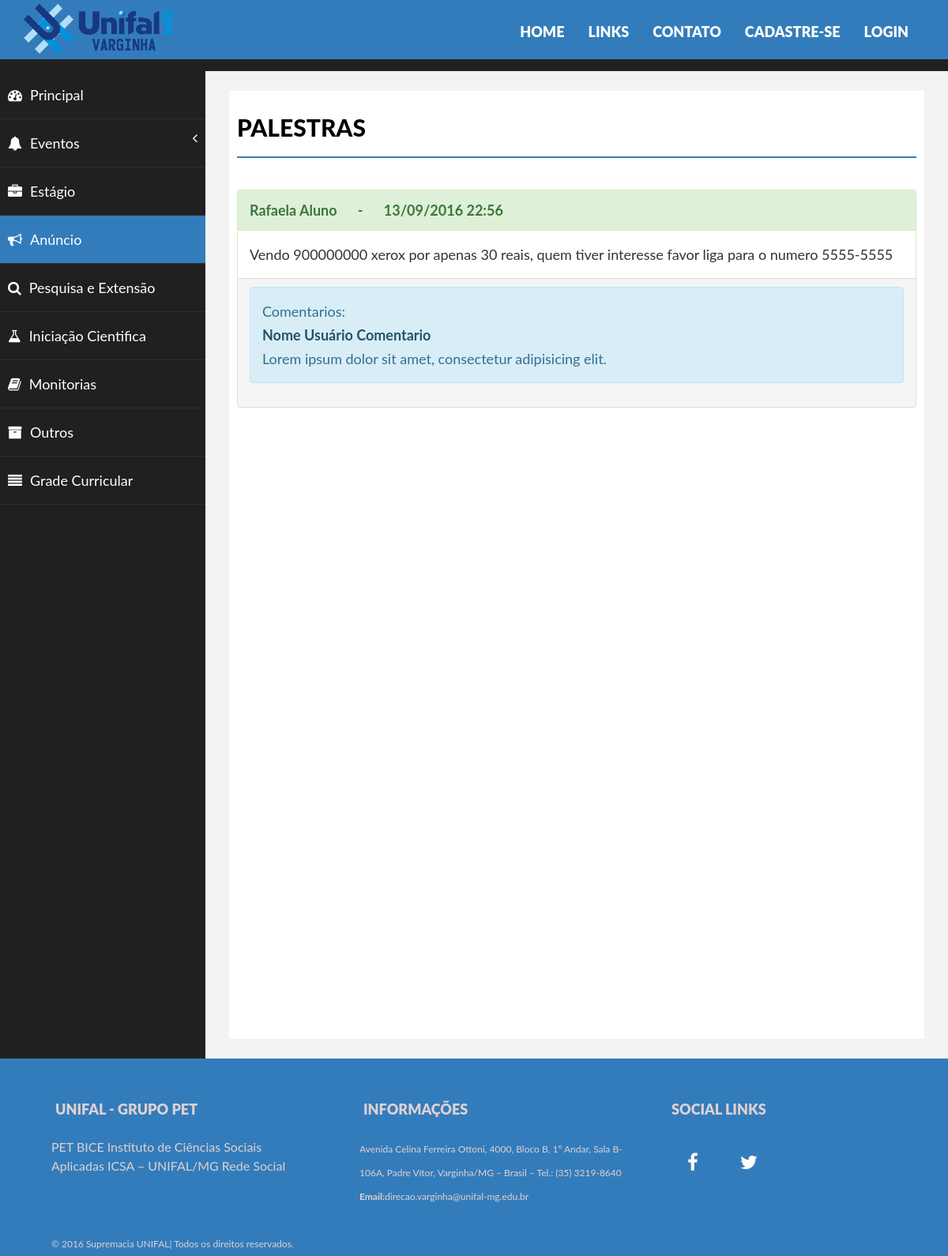
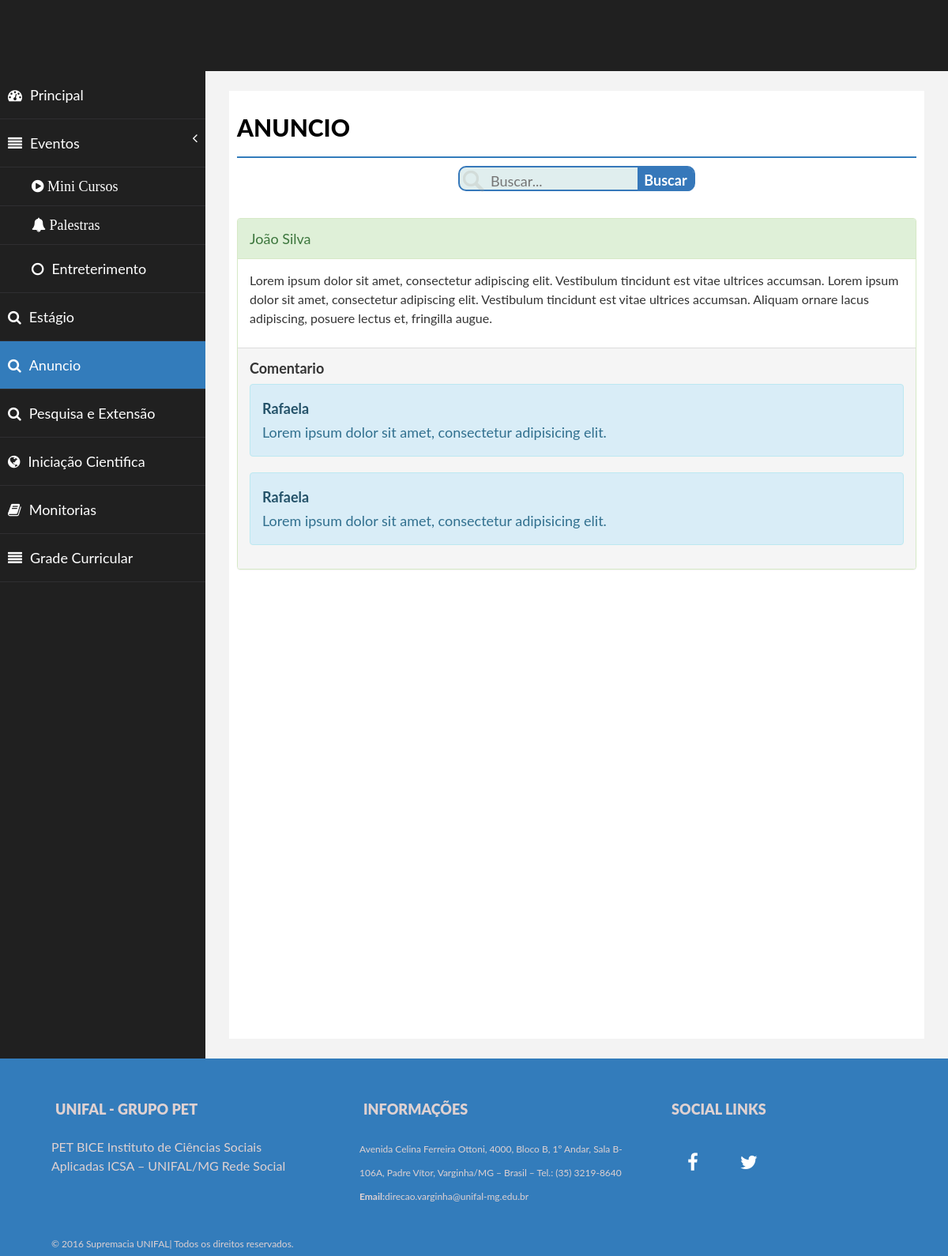
Page /site/forum-calendario/anuncio.php on the committed database (2 pictures, top to bottom).
### tables this page shows
CREATE TABLE IF NOT EXISTS `Post` (
  `idPost` int(255) NOT NULL AUTO_INCREMENT,
  `idUsuario` int(255) DEFAULT NULL,
  `dataPost` varchar(50) DEFAULT NULL,
  `conteudoPost` longtext,
  `Tag` varchar(50) DEFAULT NULL,
  `Categoria_idCategoria` int(255) DEFAULT NULL,
  PRIMARY KEY (`idPost`),
  KEY `fk_Post_1_idx` (`idUsuario`),
  KEY `fk_Post_Categoria1_idx` (`Categoria_idCategoria`)
);

CREATE TABLE IF NOT EXISTS `Usuario` (
  `idUsuario` int(255) NOT NULL AUTO_INCREMENT,
  `nome` varchar(1000) DEFAULT NULL,
  `sobrenome` varchar(1000) DEFAULT NULL,
  `senha` longtext,
  `email` varchar(1000) DEFAULT NULL,
  `identificacao` int(50) DEFAULT NULL,
  `TipoUsuario_idTipoUsuario` int(255) DEFAULT NULL,
  PRIMARY KEY (`idUsuario`),
  KEY `fk_Usuario_TipoUsuario1_idx` (`TipoUsuario_idTipoUsuario`)
);

### site/forum-calendario/anuncio.php (the view, shortened to what this page needs)
<?php
$PDO = db_connect();
$sql = "SELECT Post.idPost, Post.idUsuario, Post.dataPost, Post.conteudoPost, Post.Tag, Post.Categoria_idCategoria, Usuario.nome, Usuario.sobrenome
FROM Post
LEFT JOIN Usuario ON Usuario.idUsuario = Post.idUsuario
WHERE Categoria_idCategoria =5
ORDER BY idPost DESC ";
$stmt = $PDO->prepare($sql);
$stmt->execute();
?>
<html>
<head>
	<link href="../forum-calendario/assets/css/bootstrap.css" rel="stylesheet">
	<link href="../forum-calendario/assets/css/font-awesome.css" rel="stylesheet">
	<link href="../forum-calendario/assets/css/basic.css" rel="stylesheet">
	<link href="../forum-calendario/assets/css/custom.css" rel="stylesheet">
	<link href="../assets/css/bootstrap.css" rel="stylesheet">
	<link href="../assets/css/font-awesome.css" rel="stylesheet">
	<link href="../assets/css/style.css" rel="stylesheet">
	<link href="../assets/css/css.css" rel="stylesheet">
	<link href="css/estilo.css" rel="stylesheet">
</head>
<body>
	<div class="navbar navbar-inverse navbar-fixed-top ">
		<div class="container">
			<div class="navbar-header">
				<a class="navbar-brand" href="#"><img src="../assets/img/logo.png"></a>
			</div>
			<div class="navbar-collapse collapse move-me">
				<ul class="nav navbar-nav navbar-right set-links">
					<li>
						<a href="../index.html" class="active-menu-item">HOME</a>
					</li>
					<li>
						<a href="../links.html">LINKS</a>
					</li>
					<li>
						<a href="../contato.php">CONTATO</a>
					</li>
					<li>
						<a href="../cadastro.php">CADASTRE-SE</a>
					</li>
					<li>
						<a href="../login.php">LOGIN</a>
					</li>
				</ul>
			</div>
		</div>
	</div>
	<br>
	<div class="conteudo">
		<div id="wrapper">
			<br>
			<br>
			<div class="conteudo">
			<nav class="navbar-default navbar-side" role="navigation">
                        <div class="sidebar-collapse">
                            <ul class="nav" id="main-menu">
                                <li>
                                    <a href="forum.php"><i class="fa fa-dashboard "></i>Principal<br></a>
                                </li>
                                <li>
                                    <a href="#"><i class="fa fa-bell"></i>Eventos<span class="fa arrow"></span></a>
                                </li>
                                <li>
                                    <a  href="estagio.php"><i class="fa fa-briefcase "></i>Estágio </a>
                                </li>
                                <li>
                                    <a class="active-menu" href="anuncio.php"><i class="fa fa-bullhorn"></i>Anúncio </a>
                                </li>
                                <li>
                                    <a href="pesqext.php"><i class="fa fa-search"></i>Pesquisa e Extensão </a>
                                </li>
                                <li>
                                    <a href="inicCient.php"><i class="fa fa-flask"></i>Iniciação Cientifica</a>
                                </li>
                                <li>
                                    <a href="monitorias.php"><i class="fa fa-book"></i>Monitorias</a>
                                </li>
                                <li>
                                    <a href="outros.php"><i class="fa fa-archive"></i>Outros</a>
                                </li>
                                <li>
                                    <a href="disciplinas.php"><i class="fa fa-align-justify"></i>Grade Curricular</a>
                                </li>
                            </ul>
                        </div>
                    </nav>
				<div id="page-wrapper">
					<div id="page-inner">
						<div class="row">
							<div class="col-md-12">
								<h1 class="page-head-line">Palestras</h1>
							</div>
						</div>
						<br>
						  <div class="row">
                                <div class="col-md-4 col-sm-4" id="largura" style="min-width: 100%">
                                    <?php while ($post = $stmt->fetch(PDO::FETCH_ASSOC)): ?>
                                        <div class="panel panel-success">
                                            <div class="panel-heading">
                                                <div class="alert-link"><b>
                                                    <?php echo $post['nome'] . ' ' . $post['sobrenome'] ?> &nbsp&nbsp&nbsp&nbsp - &nbsp&nbsp&nbsp&nbsp <?php echo $post ['dataPost']; ?>
                                                    &nbsp&nbsp&nbsp&nbsp&nbsp&nbsp&nbsp&nbsp&nbsp&nbsp </b>
                                                </div>
                                            </div>
                                            <div class="panel-body">
                                                <?php echo $post ['conteudoPost']; ?>
                                            </div>
                                           <div class="panel-footer">
                                                <div class="form-group">
                                                <div class="alert alert-info">
                                                Comentarios:
                                                 <br>
                                                    <div class="alert-link">
                                                        Nome Usuário Comentario
                                                    </div>
                                                    Lorem ipsum dolor sit amet, consectetur adipisicing elit.
                                                </div>
                                            </div>
                                        </div>
                                    <?php endwhile; ?>
                                </div>
			</div>
			</div>
			</div>
			</div>
			<section id="footer-sec">
				<div class="container">
					<div class="row">
						<div class="col-md-4">
							<h4>UNIFAL - GRUPO PET</h4>
							<p style="padding-right:50px;"> PET BICE Instituto de Ciências Sociais Aplicadas ICSA – UNIFAL/MG Rede Social</p>
						</div>
						<div class="col-md-4">
							<h4>Informações</h4>Avenida Celina Ferreira Ottoni, 4000, Bloco B, 1º Andar, Sala B-106A,&nbsp;Padre Vítor,&nbsp;Varginha/MG – Brasil – Tel.: (35) 3219-8640
							<strong>Email:</strong>direcao.varginha@unifal-mg.edu.br
						</div>
						<div class="col-md-4">
							<h4>SOCIAL LINKS</h4>
							<div class="social-links">
								<a href="#"> <i class="fa fa-facebook fa-2x"></i></a>
								<a href="#"> <i class="fa fa-twitter fa-2x"></i></a>
							</div>
						</div>
					</div>
					<br>© 2016 Supremacia UNIFAL| Todos os direitos reservados.</div>
			</section>
</body>
</html>
<html>
<head>
	<link href="../forum-calendario/assets/css/bootstrap.css" rel="stylesheet">
	<link href="../forum-calendario/assets/css/font-awesome.css" rel="stylesheet">
	<link href="../forum-calendario/assets/css/basic.css" rel="stylesheet">
	<link href="../forum-calendario/assets/css/custom.css" rel="stylesheet">
	<link href="../assets/css/bootstrap.css" rel="stylesheet">
	<link href="../assets/css/font-awesome.css" rel="stylesheet">
	<link href="../assets/css/style.css" rel="stylesheet">
	<link href="../assets/css/css.css" rel="stylesheet">
	<link href="css/estilo.css" rel="stylesheet">
</head>
<body>
	<div class="navbar navbar-inverse navbar-fixed-top ">
		<div class="container">
			<div class="navbar-header">
				<a class="navbar-brand" href="#"><img src="../assets/img/logo.png"></a>
			</div>
			<div class="navbar-collapse collapse move-me">
				<ul class="nav navbar-nav navbar-right set-links">
					<li>
						<a href="../index.html" class="active-menu-item">HOME</a>
					</li>
					<li>
						<a href="../links.html">LINKS</a>
					</li>
					<li>
						<a href="../contato.php">CONTATO</a>
					</li>
					<li>
						<a href="../cadastro.php">CADASTRE-SE</a>
					</li>
					<li>
						<a href="../login.php">LOGIN</a>
					</li>
				</ul>
			</div>
		</div>
	</div>
	<br>
	<div class="conteudo">
		<div id="wrapper">
			<br>
			<br>
			<div class="conteudo">
				<nav class="navbar-default navbar-side" role="navigation">
					<div class="sidebar-collapse">
						<ul class="nav" id="main-menu">
							<li>
								<a href="forum.html"><i class="fa fa-dashboard "></i>Principal<br></a>
							</li>
							<li>
								<a hr ef="#"><i class="fa fa-align-justify"></i>Eventos<span class="fa arrow"></span></a>
								<ul class="nav nav-second-level">
									<li>
										<a href="minicurso.html"><i class="fa fa-play-circle">&nbsp;Mini Cursos</i></a>
									</li>
									<li>
										<a href="palestra.html"><i class="fa fa-bell ">&nbsp;Palestras</i></a>
									</li>
									<li>
										<a href="entreterimento.html"><i class="fa fa-circle-o"></i>Entreterimento</a>
									</li>
								</ul>
							</li>
							<li>
								<a href="estagio.html"><i class="fa fa-search"></i>Estágio </a>
							</li>
							<li>
								<a class="active-menu" href="anuncio.html"><i class="fa fa-search"></i>Anuncio </a>
							</li>
							<li>
								<a href="pesqext.html"><i class="fa fa-search"></i>Pesquisa e Extensão </a>
							</li>
							<li>
								<a href="inicCient.html"><i class="fa fa-globe"></i>Iniciação Cientifica</a>
							</li>
							<li>
								<a href="monitorias.html"><i class="fa fa-book"></i>Monitorias</a>
							</li>
							<li>
								<a href="disciplinas.html"><i class="fa fa-align-justify"></i>Grade Curricular</a>
							</li>
						</ul>
					</div>
				</nav>
				<div id="page-wrapper">
					<div id="page-inner">
						<div class="row">
							<div class="col-md-12">
								<h1 class="page-head-line">Anuncio</h1>
								<center>
									<div id="divBusca">
										<img src="../assets/img/search3.png" alt="Buscar..." />
										<input type="text" id="txtBusca" placeholder="Buscar..." />
										<button id="btnBusca">Buscar</button>
									</div>
								</center>
							</div>
						</div>
						<br>
						<div class="row">
							<div class="col-md-4 col-sm-4" id="larg">
								<div class="panel panel-success">
									<div class="panel-heading">
										<div class="alert-link">
											João Silva
										</div>
									</div>
									<div class="panel-body">
										<p>Lorem ipsum dolor sit amet, consectetur adipiscing elit. Vestibulum tincidunt est vitae ultrices accumsan. Lorem ipsum dolor sit amet, consectetur adipiscing elit. Vestibulum tincidunt est vitae ultrices accumsan. Aliquam ornare lacus adipiscing,
											posuere lectus et, fringilla augue.</p>
									</div>
									<div class="panel-footer">
										<div class="form-group">
											<label>Comentario</label>
											<div class="alert alert-info">
												<div class="alert-link">
													Rafaela
												</div>
												Lorem ipsum dolor sit amet, consectetur adipisicing elit.
											</div>
											<div class="alert alert-info">
												<div class="alert-link">
													Rafaela
												</div>
												Lorem ipsum dolor sit amet, consectetur adipisicing elit.
											</div>
										</div>
									</div>
								</div>
							</div>
						</div>
					</div>
				</div>
			</div>
		</div>
	</div>
	<section id="footer-sec">
		<div class="container">
			<div class="row">
				<div class="col-md-4">
					<h4>UNIFAL - GRUPO PET</h4>
					<p style="padding-right:50px;"> PET BICE Instituto de Ciências Sociais Aplicadas ICSA – UNIFAL/MG Rede Social</p>
				</div>
				<div class="col-md-4">
					<h4>Informações</h4>Avenida Celina Ferreira Ottoni, 4000, Bloco B, 1º Andar, Sala B-106A,&nbsp;Padre Vítor,&nbsp;Varginha/MG – Brasil – Tel.: (35) 3219-8640
					<strong>Email:</strong>direcao.varginha@unifal-mg.edu.br
				</div>
				<div class="col-md-4">
					<h4>SOCIAL LINKS</h4>
					<div class="social-links">
						<a href="#"> <i class="fa fa-facebook fa-2x"></i></a>
						<a href="#"> <i class="fa fa-twitter fa-2x"></i></a>
					</div>
				</div>
			</div>
			<br>© 2016 Supremacia UNIFAL| Todos os direitos reservados.</div>
	</section>
</body>
</html>

### site/forum-calendario/assets/css/basic.css (style rules this page uses)
body { font-family: 'Open Sans', sans-serif; line-height:25px; }
#wrapper { width: 100%; background: #202020; }
#page-wrapper { padding: 15px 15px; min-height: 600px; background: #F3F3F3; }
#page-inner { width: 100%; margin: 10px 20px 10px 0px; background-color: #fff!important; padding: 10px; min-height: 1200px; }
.page-head-line { font-size: 30px; text-transform: uppercase; color: #000; font-weight: 800; padding-bottom: 20px; border-bottom: 2px solid rgb(51,124,187); margin-bottom: 10px; }
.active-menu { background-color: rgb(51,124,187)!important; }
.arrow { float: right; }
.fa.arrow:before { content: "\f104"; }
.nav-second-level li, .nav-third-level li { border-bottom: none !important; }
.nav-second-level li a { padding-left: 37px; }
.sidebar-collapse, .sidebar-collapse .nav { background: none; }
.sidebar-collapse .nav { padding: 0; }
.sidebar-collapse .nav > li > a { color: #fff; background: #202020; text-shadow: none; padding: 15px 40px; border-bottom: 1px solid #2F2E31; }
.sidebar-collapse > .nav > li > a { padding: 15px 10px; }
.nav-second-level > li:last-child > a:after, .nav-third-level > li:last-child > a:after { height: 50%; }
.navbar-side { border: none; background-color: #202020; }
.navbar-default { border: 0px solid black; }
.navbar-header { background: #000000; }
.nav > li > a > i { margin-right: 10px; }
#footer-sec { background-color:#000; padding:20px 50px; color:#fff; font-size:12px; }
#footer-sec a { color:#fff; }
@media (min-width:768px) { #page-wrapper { margin: 0 0 0 260px; padding: 15px 30px; min-height: 1200px; } }
@media (min-width:768px) { .navbar-side { z-index: 1; position: absolute; width: 260px; } }
@media (min-width:768px) { .navbar { border-radius: 0px; } }

### site/assets/css/style.css (style rules this page uses)
section { padding-bottom:80px; padding-top:75px; }
h4 { padding:15px 5px; font-weight:900; text-transform:uppercase; }
.navbar-inverse .navbar-brand,.navbar-inverse .navbar-brand:hover { color: #FFF; font-size: 35px; letter-spacing: 5px; font-weight: 900; background-color:rgb(51,124,187); padding-bottom: 60px; }
.navbar-inverse .navbar-collapse, .navbar-inverse .navbar-form { border-color: rgb(000, 152, 241); }
.navbar-inverse { border-color: rgb(000, 152, 241); }
.navbar-fixed-top { top: 0; border-width: 0 0 0px; }
.set-links { padding: 15px 20px 10px 20px; }
.navbar-inverse .navbar-nav > li > a { color:#fff; font-weight:900; }
.active-menu-item { color: rgb(000, 152, 241);!important; }
#footer-sec { background-color:rgb(51,124,187); max-height: 250px; padding-bottom:30px; padding-top:30px; color: #DFD1D1; }
.social-links a,.social-links a:hover { color:#fff; text-decoration:none; }
.social-links a i { background-color:rgb(51,124,187); padding:15px 20px; margin:5px; }

### site/assets/css/css.css (style rules this page uses)
.navbar-brand img { height: auto; width: auto; max-height: 65px; position: relative; bottom:10px; }
#divBusca { background-color:#E0EEEE; border:solid 2px #3678ba; border-radius:10px; width:300px; height:32px; color: white; }
#txtBusca { float:left; background-color:transparent; padding-left:5px; font-size:18px; border:none; height:34px; width:191px; }
#btnBusca { border:none; float:left; height:30px; border-radius:0 7px 7px 0; width:71px; font-weight:bold; background:#3678ba; }
#divBusca img { float:left; }
#largura { width: 70%; }
#larg { width: 100%; }

### site/aluno/estilo.css (style rules this page uses)
body { margin:0; padding:0; font-family: "Lato", Arial, sans-serif; background: #f0f0f0; color: #333; min-width: 320px; font-size: 18px; }
img { border:none }
a { text-decoration:none; cursor:pointer; color:inherit }
* { box-sizing: border-box; moz-box-sizing: border-box; ms-box-sizing: border-box; }
p { font-size: 16px; line-height: 24px; }

### rows in the picture
post: idUsuario.nome "Rafaela", idUsuario.sobrenome "Aluno", dataPost "13/09/2016 22:56", conteudoPost "Vendo 900000000 xerox por apenas 30 reais, quem tiver interesse favor liga para o numero 5555-5555"
